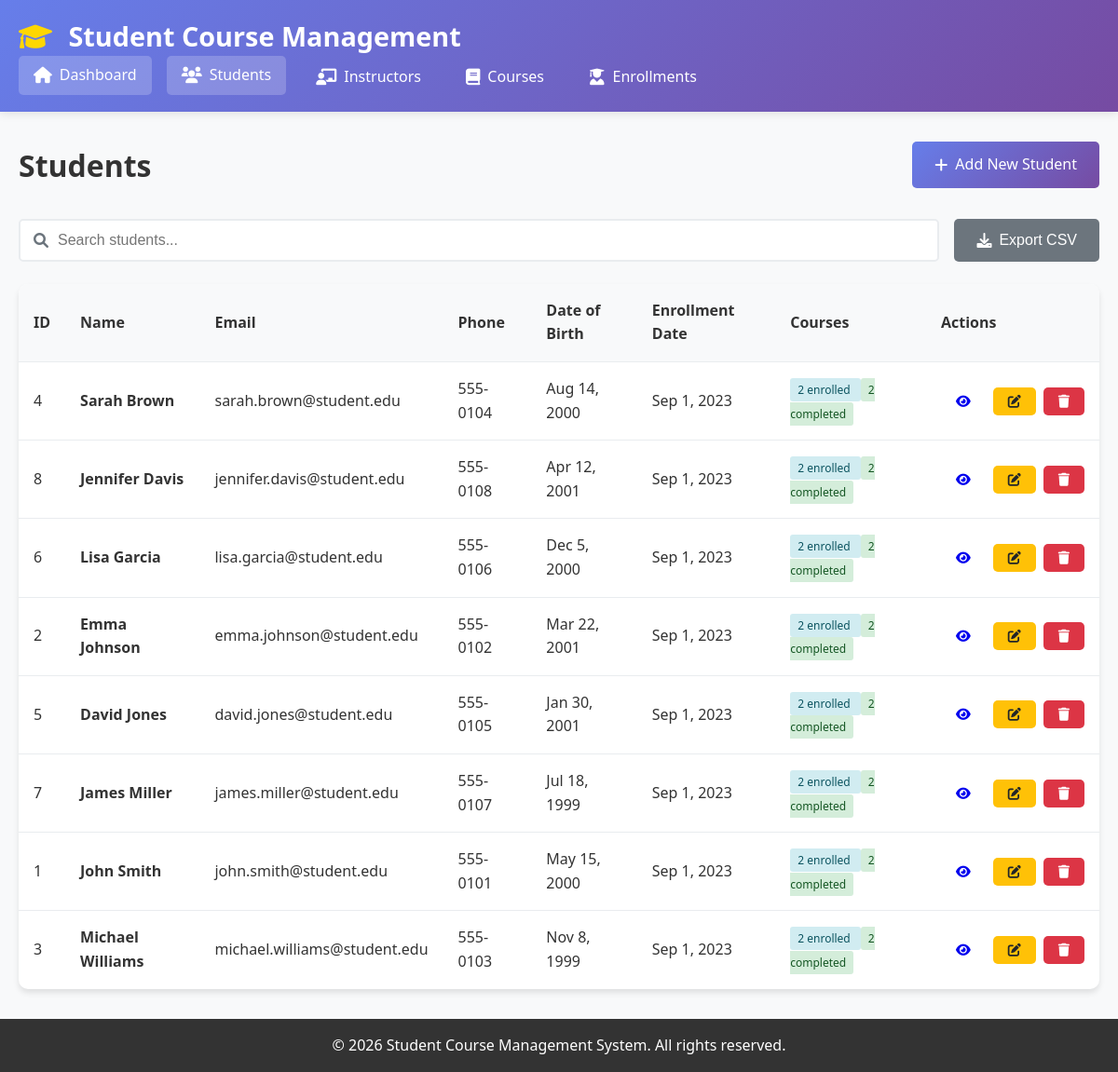
The app's page /pages/students/index.php with its own data.
### tables this page shows
CREATE TABLE students (
    student_id INT AUTO_INCREMENT PRIMARY KEY,
    first_name VARCHAR(50) NOT NULL,
    last_name VARCHAR(50) NOT NULL,
    email VARCHAR(100) UNIQUE NOT NULL,
    phone VARCHAR(15),
    date_of_birth DATE,
    enrollment_date DATE DEFAULT CURRENT_DATE,
    created_at TIMESTAMP DEFAULT CURRENT_TIMESTAMP,
    updated_at TIMESTAMP DEFAULT CURRENT_TIMESTAMP ON UPDATE CURRENT_TIMESTAMP
);

### config/database.php (called while the page is built, shortened)
<?php
class Database {
    private static $instance = null;
    private $connection;
    private function __construct() {
        try {
            $dsn = "mysql:host=" . DB_HOST . ";dbname=" . DB_NAME . ";charset=" . DB_CHARSET;
            $options = [
                PDO::ATTR_ERRMODE => PDO::ERRMODE_EXCEPTION,
                PDO::ATTR_DEFAULT_FETCH_MODE => PDO::FETCH_ASSOC,
                PDO::ATTR_EMULATE_PREPARES => false,
            ];
            $this->connection = new PDO($dsn, DB_USER, DB_PASS, $options);
        } catch (PDOException $e) {
            error_log("Database connection failed: " . $e->getMessage());
            throw new Exception("Database connection failed. Please try again later.");
        }
    }
    public static function getInstance() {
        if (self::$instance === null) {
            self::$instance = new self();
        }
        return self::$instance;
    }
    public function query($sql, $params = []) {
        try {
            $stmt = $this->connection->prepare($sql);
            $stmt->execute($params);
            return $stmt;
        } catch (PDOException $e) {
            error_log("Database query failed: " . $e->getMessage());
            throw new Exception("Database operation failed. Please try again.");
        }
    }
}
function getDB() {
    return Database::getInstance();
}
?>

### pages/students/index.php (the view, shortened to what this page needs)
<?php
require_once '../../includes/header.php';
try {
    $db = getDB();
    $search = isset($_GET['search']) ? trim($_GET['search']) : '';
    $where_clause = '';
    $params = [];
    $sql = "
        SELECT s.*,
               COUNT(e.enrollment_id) as enrollment_count,
               COUNT(CASE WHEN e.status = 'completed' THEN 1 END) as completed_courses
        FROM students s
        LEFT JOIN enrollments e ON s.student_id = e.student_id
        $where_clause
        GROUP BY s.student_id
        ORDER BY s.last_name, s.first_name
    ";
    $stmt = $db->query($sql, $params);
    $students = $stmt->fetchAll();
} catch (Exception $e) {
    $_SESSION['message'] = "Error loading students: " . $e->getMessage();
    $_SESSION['message_type'] = 'error';
    $students = [];
}
?>
<div class="page-header">
    <h1 class="page-title">Students</h1>
    <a href="create.php" class="btn btn-primary">
        <i class="fas fa-plus"></i> Add New Student
    </a>
</div>
<div class="search-container">
    <div class="search-box">
        <i class="fas fa-search"></i>
        <input type="text" id="searchInput" placeholder="Search students..."
               value="<?php echo htmlspecialchars($search); ?>">
    </div>
    <button onclick="exportToCSV('studentsTable', 'students.csv')" class="btn btn-secondary">
        <i class="fas fa-download"></i> Export CSV
    </button>
</div>
<div class="table-container">
    <table class="table" id="studentsTable">
        <thead>
            <tr>
                <th>ID</th>
                <th>Name</th>
                <th>Email</th>
                <th>Phone</th>
                <th>Date of Birth</th>
                <th>Enrollment Date</th>
                <th>Courses</th>
                <th>Actions</th>
            </tr>
        </thead>
        <tbody>
            <?php if (!empty($students)): ?>
                <?php foreach ($students as $student): ?>
                    <tr>
                        <td><?php echo $student['student_id']; ?></td>
                        <td>
                            <strong><?php echo htmlspecialchars($student['first_name'] . ' ' . $student['last_name']); ?></strong>
                        </td>
                        <td><?php echo htmlspecialchars($student['email']); ?></td>
                        <td><?php echo htmlspecialchars($student['phone'] ?: '-'); ?></td>
                        <td>
                            <?php echo $student['date_of_birth'] ? date('M j, Y', strtotime($student['date_of_birth'])) : '-'; ?>
                        </td>
                        <td><?php echo date('M j, Y', strtotime($student['enrollment_date'])); ?></td>
                        <td>
                            <span class="badge badge-info">
                                <?php echo $student['enrollment_count']; ?> enrolled
                            </span>
                            <?php if ($student['completed_courses'] > 0): ?>
                                <span class="badge badge-success">
                                    <?php echo $student['completed_courses']; ?> completed
                                </span>
                            <?php endif; ?>
                        </td>
                        <td>
                            <div class="d-flex gap-1">
                                <a href="view.php?id=<?php echo $student['student_id']; ?>"
                                   class="btn btn-sm btn-info" title="View Details">
                                    <i class="fas fa-eye"></i>
                                </a>
                                <a href="edit.php?id=<?php echo $student['student_id']; ?>"
                                   class="btn btn-sm btn-warning" title="Edit">
                                    <i class="fas fa-edit"></i>
                                </a>
                                <a href="delete.php?id=<?php echo $student['student_id']; ?>"
                                   class="btn btn-sm btn-danger btn-delete"
                                   data-confirm="Are you sure you want to delete this student? This will also delete all their enrollments."
                                   title="Delete">
                                    <i class="fas fa-trash"></i>
                                </a>
                            </div>
                        </td>
                    </tr>
                <?php endforeach; ?>
            <?php endif; ?>
        </tbody>
    </table>
</div>
<?php require_once '../../includes/footer.php'; ?>

### css/style.css (style rules this page uses)
* { margin: 0; padding: 0; box-sizing: border-box; }
body { font-family: 'Segoe UI', Tahoma, Geneva, Verdana, sans-serif; line-height: 1.6; color: #333; background-color: #f8f9fa; }
.page-header { display: flex; justify-content: space-between; align-items: center; margin-bottom: 2rem; flex-wrap: wrap; gap: 1rem; }
.page-title { font-size: 2rem; color: #333; margin: 0; }
.btn { display: inline-flex; align-items: center; gap: 0.5rem; padding: 0.75rem 1.5rem; border: none; border-radius: 5px; text-decoration: none; font-size: 1rem; font-weight: 500; cursor: pointer; transition: all 0.3s ease; text-align: center; }
.btn-primary { background: linear-gradient(135deg, #667eea 0%, #764ba2 100%); color: white; }
.btn-warning { background: #ffc107; color: #212529; }
.btn-danger { background: #dc3545; color: white; }
.btn-secondary { background: #6c757d; color: white; }
.btn-sm { padding: 0.5rem 1rem; font-size: 0.875rem; }
.table-container { background: white; border-radius: 10px; box-shadow: 0 4px 6px rgba(0,0,0,0.1); overflow: hidden; }
.table { width: 100%; border-collapse: collapse; }
.table th, .table td { padding: 1rem; text-align: left; border-bottom: 1px solid #e9ecef; }
.table th { background-color: #f8f9fa; font-weight: 600; color: #333; }
.table tbody tr:last-child td { border-bottom: none; }
.search-container { display: flex; gap: 1rem; margin-bottom: 1.5rem; flex-wrap: wrap; }
.search-box { flex: 1; min-width: 200px; position: relative; }
.search-box input { width: 100%; padding: 0.75rem 1rem 0.75rem 2.5rem; border: 2px solid #e9ecef; border-radius: 5px; font-size: 1rem; }
.search-box i { position: absolute; left: 1rem; top: 50%; transform: translateY(-50%); color: #6c757d; }
.d-flex { display: flex; }
.gap-1 { gap: 0.5rem; }
.badge { padding: 0.25rem 0.5rem; border-radius: 3px; font-size: 0.75rem; font-weight: 500; }
.badge-success { background-color: #d4edda; color: #155724; }
.badge-info { background-color: #d1ecf1; color: #0c5460; }

### records on screen
students: student_id "4", first_name+last_name "Sarah Brown", email "sarah.brown@student.edu", phone "555-0104", date_of_birth "Aug 14, 2000", enrollment_date "Sep 1, 2023", enrollment_count "2", completed_courses "2"
students: student_id "8", first_name+last_name "Jennifer Davis", email "jennifer.davis@student.edu", phone "555-0108", date_of_birth "Apr 12, 2001", enrollment_date "Sep 1, 2023", enrollment_count "2", completed_courses "2"
students: student_id "6", first_name+last_name "Lisa Garcia", email "lisa.garcia@student.edu", phone "555-0106", date_of_birth "Dec 5, 2000", enrollment_date "Sep 1, 2023", enrollment_count "2", completed_courses "2"
students: student_id "2", first_name+last_name "Emma Johnson", email "emma.johnson@student.edu", phone "555-0102", date_of_birth "Mar 22, 2001", enrollment_date "Sep 1, 2023", enrollment_count "2", completed_courses "2"
students: student_id "5", first_name+last_name "David Jones", email "david.jones@student.edu", phone "555-0105", date_of_birth "Jan 30, 2001", enrollment_date "Sep 1, 2023", enrollment_count "2", completed_courses "2"
students: student_id "7", first_name+last_name "James Miller", email "james.miller@student.edu", phone "555-0107", date_of_birth "Jul 18, 1999", enrollment_date "Sep 1, 2023", enrollment_count "2", completed_courses "2"
students: student_id "1", first_name+last_name "John Smith", email "john.smith@student.edu", phone "555-0101", date_of_birth "May 15, 2000", enrollment_date "Sep 1, 2023", enrollment_count "2", completed_courses "2"
students: student_id "3", first_name+last_name "Michael Williams", email "michael.williams@student.edu", phone "555-0103", date_of_birth "Nov 8, 1999", enrollment_date "Sep 1, 2023", enrollment_count "2", completed_courses "2"
